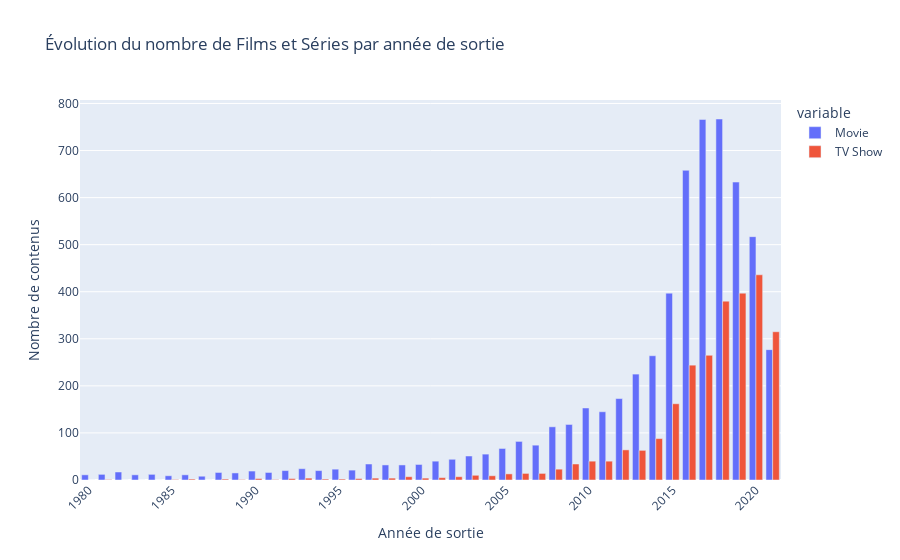

The cell this chart's notebook holds for it:
### Markdown cell above
### 2.2 Tendances par année (Films vs Séries)

### Code cell
import plotly.express as px

type_by_year = df.groupby(['release_year', 'type']).size().unstack(fill_value=0)
type_by_year = type_by_year[type_by_year.index >= 1980]
plt.figure(figsize=(14, 6))
type_by_year.plot(kind='bar', stacked=True, color=['#FF6B6B', '#4ECDC4'], figsize=(14, 6))
plt.title('Évolution du nombre de Films et Séries par année de sortie', 
          fontsize=14, fontweight='bold')
plt.xlabel('Année de sortie')
plt.ylabel('Nombre de contenus')
plt.legend(title='Type')
plt.xticks(rotation=45, ha='right')
plt.tight_layout()
plt.show()

fig = px.bar(type_by_year, 
             x=type_by_year.index, 
             y=['Movie', 'TV Show'],
             title='Évolution du nombre de Films et Séries par année de sortie',
             labels={'value': 'Nombre de contenus', 'release_year': 'Année de sortie'},
             barmode='group')
fig.update_layout(xaxis_tickangle=-45)
fig.show()

### Figure 1 — Plotly figure (JSON) as saved in the notebook; plotly's stock layout.template omitted (floating-point values rounded to 4 significant figures)
{"data": [{"alignmentgroup": "True", "hovertemplate": "variable=Movie<br>Année de sortie=%{x}<br>Nombre de contenus=%{y}<extra></extra>", "legendgroup": "Movie", "marker": {"color": "#636efa", "pattern": {"shape": ""}}, "name": "Movie", "offsetgroup": "Movie", "orientation": "v", "showlegend": true, "textposition": "auto", "type": "bar", "x": [1980, 1981, 1982, 1983, 1984, 1985, 1986, 1987, 1988, 1989, 1990, 1991, 1992, 1993, 1994, 1995, 1996, 1997, 1998, 1999, 2000, 2001, 2002, 2003, 2004, 2005, 2006, 2007, 2008, 2009, 2010, 2011, 2012, 2013, 2014, 2015, 2016, 2017, 2018, 2019, 2020, 2021], "xaxis": "x", "y": [11, 12, 17, 11, 12, 9, 11, 8, 16, 15, 19, 16, 20, 24, 20, 23, 21, 34, 32, 32, 33, 40, 44, 51, 55, 67, 82, 74, 113, 118, 153, 145, 173, 225, 264, 397, 658, 766, 767, 633, 517, 277], "yaxis": "y"}, {"alignmentgroup": "True", "hovertemplate": "variable=TV Show<br>Année de sortie=%{x}<br>Nombre de contenus=%{y}<extra></extra>", "legendgroup": "TV Show", "marker": {"color": "#EF553B", "pattern": {"shape": ""}}, "name": "TV Show", "offsetgroup": "TV Show", "orientation": "v", "showlegend": true, "textposition": "auto", "type": "bar", "x": [1980, 1981, 1982, 1983, 1984, 1985, 1986, 1987, 1988, 1989, 1990, 1991, 1992, 1993, 1994, 1995, 1996, 1997, 1998, 1999, 2000, 2001, 2002, 2003, 2004, 2005, 2006, 2007, 2008, 2009, 2010, 2011, 2012, 2013, 2014, 2015, 2016, 2017, 2018, 2019, 2020, 2021], "xaxis": "x", "y": [0, 1, 0, 0, 0, 1, 2, 0, 2, 1, 3, 1, 3, 4, 2, 2, 3, 4, 4, 7, 4, 5, 7, 10, 9, 13, 14, 14, 23, 34, 40, 40, 64, 63, 88, 162, 244, 265, 380, 397, 436, 315], "yaxis": "y"}], "layout": {"barmode": "group", "legend": {"title": {"text": "variable"}, "tracegroupgap": 0}, "title": {"text": "Évolution du nombre de Films et Séries par année de sortie"}, "xaxis": {"anchor": "y", "domain": [0, 1], "tickangle": -45, "title": {"text": "Année de sortie"}}, "yaxis": {"anchor": "x", "domain": [0, 1], "title": {"text": "Nombre de contenus"}}}}
